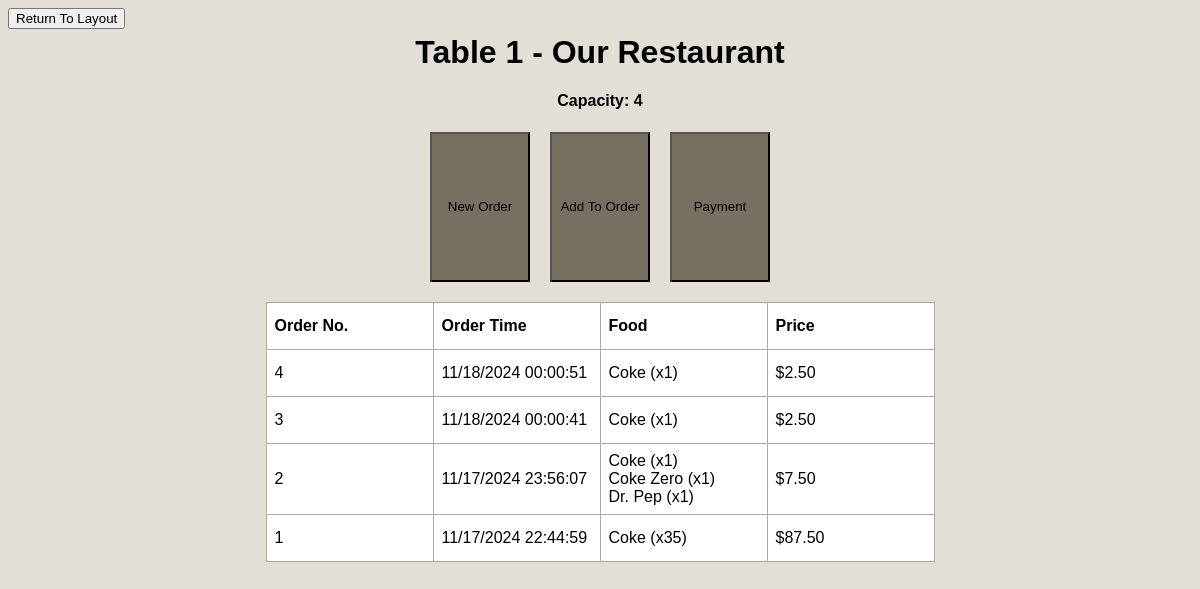
The app's page /order_manager/1, older data.
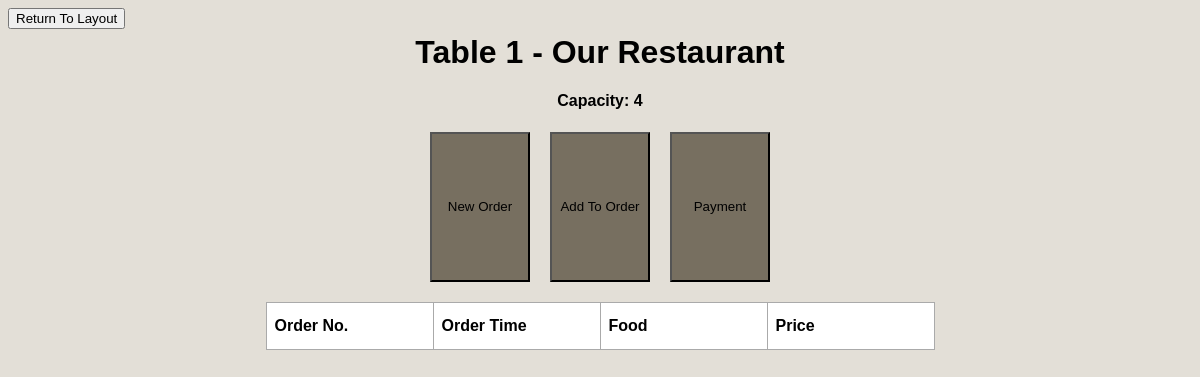
The same page, newer data.
### main.py (models this page shows, shortened)
class Table(db.Model):
    table_id = db.Column(db.Integer, primary_key=True, unique=True, nullable=False)
    capacity = db.Column(db.Integer, nullable=False)
    loc = db.Column(db.String(20))

class Order(db.Model):                                                              #* GAD - Removed cust_id from Orders
    order_id = db.Column(db.Integer, primary_key=True, autoincrement=True)          #* GAD - Added auto-increment
    table_id = db.Column(db.Integer, db.ForeignKey("table.table_id"))
    order_time = db.Column(db.DateTime, default = datetime.now(), nullable=False)
    total_cost = db.Column(db.Float, nullable=False)                              #add logic for incrementing later  #? Is this still needed?
    order_items = db.relationship(
        'OrderItem',
        cascade="all, delete-orphan",
        backref='order'
    )

### main.py (the view)
@app.route('/order_manager/<int:table_id>', methods=['GET', 'POST'])
def order(table_id):
     table = Table.query.get_or_404(table_id)
     if request.method == 'POST':
        try:
            db.session.commit()
            return redirect(url_for('/order_manager/'))
        except:
               return 'There was an issue opening the layout'
     else:
        orders = (
            db.session.query(
                Order.order_id,
                Order.order_time,
                Order.total_cost,
                db.func.group_concat(MenuItem.name, ", ").label("food_items"),
                db.func.group_concat(OrderItem.quantity, ", ").label("food_quantities")
            )
            .join(OrderItem, Order.order_id == OrderItem.order_id)
            .join(MenuItem, OrderItem.menu_item_id == MenuItem.menu_item_id)
            .filter(Order.table_id == table_id)
            .group_by(Order.order_id)
            .order_by(Order.order_time)
            .all()
        )
        processed_orders = []
        for order in orders:
            food_item_list = (order.food_items).split(',')
            food_quantities_list = (order.food_quantities).replace(' ','').split(',')
            food_items = []
            for i in range(0, len(food_item_list)):
                food_items.append(f"{food_item_list[i]} (x{food_quantities_list[i]})")
            processed_orders.append({
                'order_id': order.order_id,
                'order_time': (order.order_time).strftime("%m/%d/%Y %H:%M:%S"),
                'food_list': '\n'.join(food_items),
                'total_cost': order.total_cost
            })
        return render_template('order_manager.html', table = table, orders = processed_orders)

### templates/order_manager.html (shortened to what this page needs)
{% extends 'base.html' %}
{% block body %}
<div class="content">
    <form action="/" method="get">
        <button>Return To Layout</button>
    </form>
    <h1 style="text-align: center;">Table {{table.table_id}} - {{table.loc}}</h1>
    <h4 style="text-align: center;">Capacity: {{table.capacity}}</h4>
    <div>
        <div class="form-container" align="center">
            <form action="/menu" method="get">
                <button class="smalltable">New Order</button>
            </form>
            <form action="/menu" method="get">
                <button class="smalltable">Add To Order</button>
            </form>
            <form id="payment_button" action="/payment" method="get" onClick="create_url()">
                <button class="smalltable">Payment</button>
            </form>
        </div>
        <table class="table" align="center">
            <tr>
            <th>Order No.</th>
            <th>Order Time</th>
            <th>Food</th>
            <th>Price</th>
            </tr>
            {% for order in orders[::-1] %}
            <tr>
                <td>{{ order.order_id }}</td>
                <td>{{ order.order_time }}</td>
                <td style="white-space: pre-line;">{{ order.food_list }}</td>
                <td>${{ "%.2f"|format(order.total_cost) }}</td>
            </tr>
            {% endfor %}
        </table>
    </div>
</div>
{% endblock %}

### templates/base.html (shortened to what this page needs)
<!DOCTYPE html>
<html lang="en">
    <head>
        <link rel="stylesheet" href="{{ url_for('static', filename='css/main.css') }}">
    </head>
    <body>
        {% block body %}{% endblock %}
    </body>
</html>

### static/css/main.css (style rules this page uses)
body, html { font-family: sans-serif; background-color: #E3DFD7; color: black; }
h1 { margin: 5px; }
.smalltable { height: 150px; width: 100px; background-color: #776f60; }
.form-container { align-items: center; justify-content: center; display: flex; gap: 20px; margin: 20px; flex-wrap: nowrap; }
table, td, th { border: 1px solid #aaa; padding: 8px; text-align: left; word-wrap: break-word; }
.table { background-color: white; border-collapse: collapse; overflow-y: auto; table-layout: fixed; width: 30%; }
th { width: 150px; height: 30px; vertical-align: middle; }

Row changes from the older to the newer data that the page shows:
removed Order: order_id "4", order_time "11/18/2024 00:00:51", food_list "Coke (x1)", total_cost "2.50"
removed Order: order_id "3", order_time "11/18/2024 00:00:41", food_list "Coke (x1)", total_cost "2.50"
removed Order: order_id "2", order_time "11/17/2024 23:56:07", food_list "Coke (x1) Coke Zero (x1) Dr. Pep (x1)", total_cost "7.50"
removed Order: order_id "1", order_time "11/17/2024 22:44:59", food_list "Coke (x35)", total_cost "87.50"
